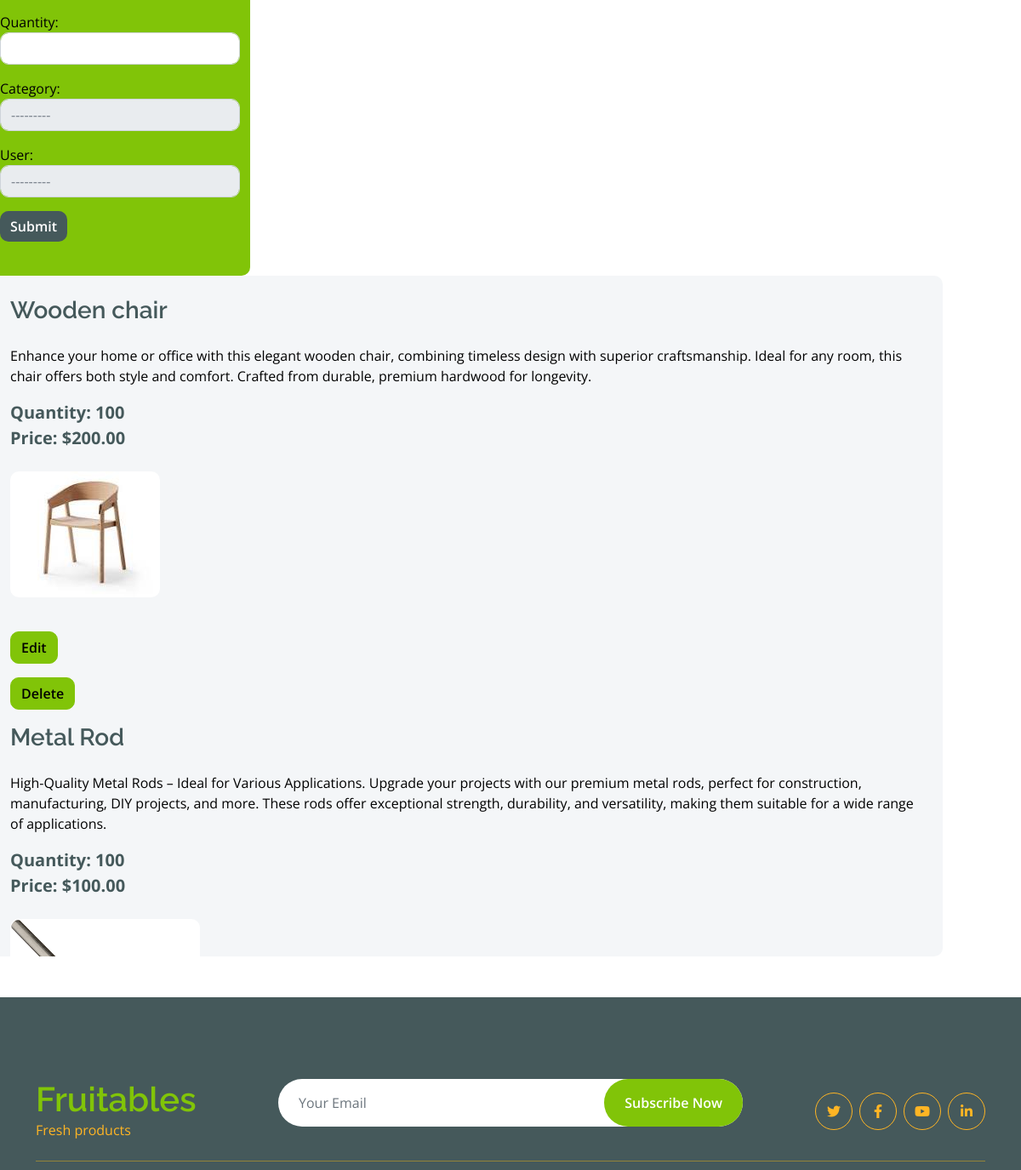
/product_crud/ (middle part), run on an earlier commit of the app's database.
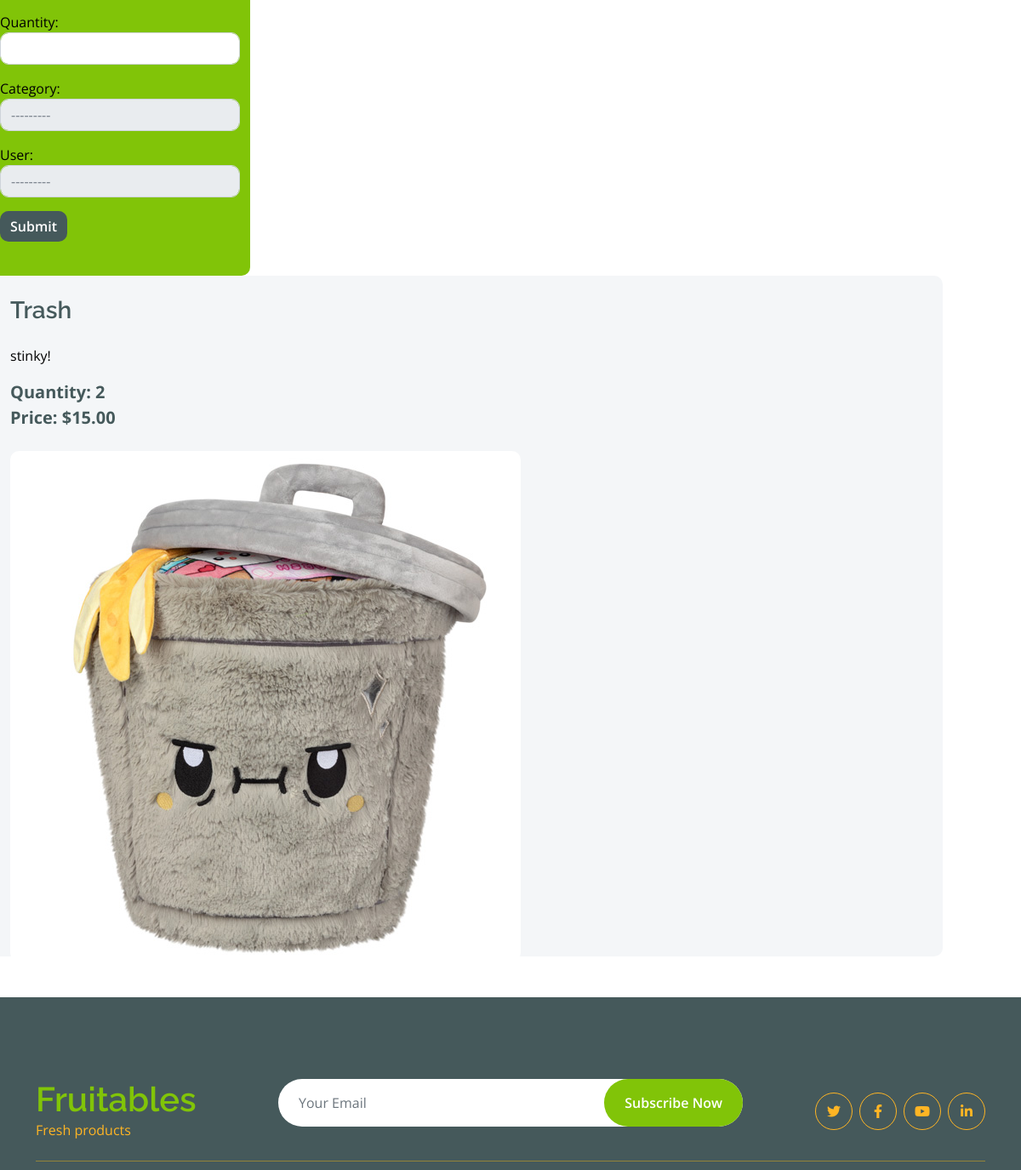
And on a later commit of the database.
### product/models.py (models this page shows, shortened)
class Product(models.Model):
    CATEGORY_CHOICES = [
        ('PAPER', 'Paper'),
        ('PLASTIC', 'Plastic'),
        ('GLASS', 'Glass'),
        ('METAL', 'Metal'),
        ('ELECTRONICS', 'Electronics'),
        ('ORGANIC', 'Organic'),
        ('TEXTILES', 'Textiles'),
        ('BATTERIES', 'Batteries'),
        ('WOOD', 'Wood'),
        ('RUBBER', 'Rubber'),
        ('MIXED_MATERIALS', 'Mixed Materials'),
    ]
    product_id = models.AutoField(primary_key=True)
    product_name = models.CharField(max_length=255)
    product_description = models.TextField()
    image = models.ImageField(upload_to='img/')
    quantity = models.IntegerField()
    price = models.DecimalField(max_digits=10, decimal_places=2)
    category = models.CharField(max_length=50, choices=CATEGORY_CHOICES)
    user = models.ForeignKey(Member, on_delete=models.CASCADE)

### product_crud/views.py (the view)
# urls.py: path('', views.product_details, name='product_details'),
def product_details(request):
    if request.method == 'POST':
        form = ProductForm(request.POST, request.FILES)
        if form.is_valid():
            form.save()
            form = ProductForm()
    else:
        form = ProductForm()
    products = Product.objects.all()
    categories = Product.objects.values_list('category', flat=True).distinct()
    return render(request, 'products_crud/products_crud.html', {'form': form, 'products': products, 'categories': categories})

### product_crud/forms.py
class ProductForm(forms.ModelForm):
    class Meta:
        model = Product
        fields = ['product_name', 'product_description', 'price', 'image', 'quantity', 'price', 'category', 'user']
        widgets = {
            'product_name': forms.TextInput(attrs={'class': 'form-control'}),
            'product_description': forms.TextInput(attrs={'class': 'form-control'}),
            'price': forms.TextInput(attrs={'class': 'form-control'}),
            'image': forms.FileInput(attrs={'class': 'form-control'}),
            'quantity': forms.TextInput(attrs={'class': 'form-control'}),
            'category': forms.Select(attrs={'class': 'form-control'}),
            'user': forms.Select(attrs={'class': 'form-control'}),
        }

### product_crud/templates/products_crud/products_crud.html (shortened to what the changed rows need)
<html lang="en">
    <head>
        <link rel="stylesheet" href="https://use.fontawesome.com/releases/v5.15.4/css/all.css"/>
        <link href="https://cdn.jsdelivr.net/npm/bootstrap-icons@1.4.1/font/bootstrap-icons.css" rel="stylesheet">
        <link href="lib/lightbox/css/lightbox.min.css" rel="stylesheet">
        <link href="lib/owlcarousel/assets/owl.carousel.min.css" rel="stylesheet">
        <link href="../../static/product_crud/css/bootstrap.min.css" rel="stylesheet">
        <link href="../../static/product_crud/css/style.css" rel="stylesheet">
    </head>
    <body>
        <div class="row">
    <div class="col-lg-4 col-lg-9 testimonial-item img-border-radius bg-light rounded p-4 div-scroll" style="border-left:500px">
       {% for product in products %}
        <h3 class="mb-4">{{  product.product_name }}</h3>
            <p>{{ product.product_description }}</p>
            <div class="d-flex justify-content-between flex-lg-wrap">
            <p class="text-dark fs-5 fw-bold mb-0"> Quantity: {{  product.quantity }}</p>
            </div>
            <div class="d-flex justify-content-between flex-lg-wrap">
            <p class="text-dark fs-5 fw-bold mb-0">Price: ${{ product.price }}</p>
            </div>
           <br>
            <img class="img-fluid rounded" src="{{ product.image }}" alt="{{ product.name }}" />
           <br>
           <br>
           <button class="btn btn-primary mt-3" onclick="editProduct('{{ product.product_id }}', '{{ product.product_name }}', '{{ product.product_description }}', '{{ product.quantity }}', '{{ product.price }}', '{{ product.image }}', '{{ product.category }}')">Edit</button>
           <form action="{% url 'product_delete' product.product_id  %}" method="POST">
           <button class="btn btn-primary mt-3">Delete</button>
           </form>
        {% endfor %}
       </div>
    </div>
        <div class="container-fluid bg-dark text-white-50 footer pt-5 mt-5">
            <div class="container py-5">
                <div class="pb-4 mb-4" style="border-bottom: 1px solid rgba(226, 175, 24, 0.5) ;">
                    <div class="row g-4">
                        <div class="col-lg-3">
                            <a href="#">
                                <h1 class="text-primary mb-0">Fruitables</h1>
                            </a>
                        </div>
                    </div>
                </div>
            </div>
        </div>
    </body>
</html>

What changed in the data, as far as the page shows it:
removed Product: product_name "Wooden chair", product_description "Enhance your home or office with this elegant wooden chair, combining timeless design with superior craftsmanship. Ideal for any room, this chair offers both style and comfort. Crafted from durable, premium hardwood for longevity.", quantity "100", price "200.00", image (picture)
removed Product: product_name "Metal Rod", product_description "High-Quality Metal Rods – Ideal for Various Applications. Upgrade your projects with our premium metal rods, perfect for construction, manufacturing, DIY projects, and more. These rods offer exceptional strength, durability, and versatility, making them suitable for a wide range of applications.", quantity "100", price "100.00", image (picture)
now on this page (row edited): Product: product_name "Trash", product_description "stinky!", quantity "2", price "15.00", image (picture)
